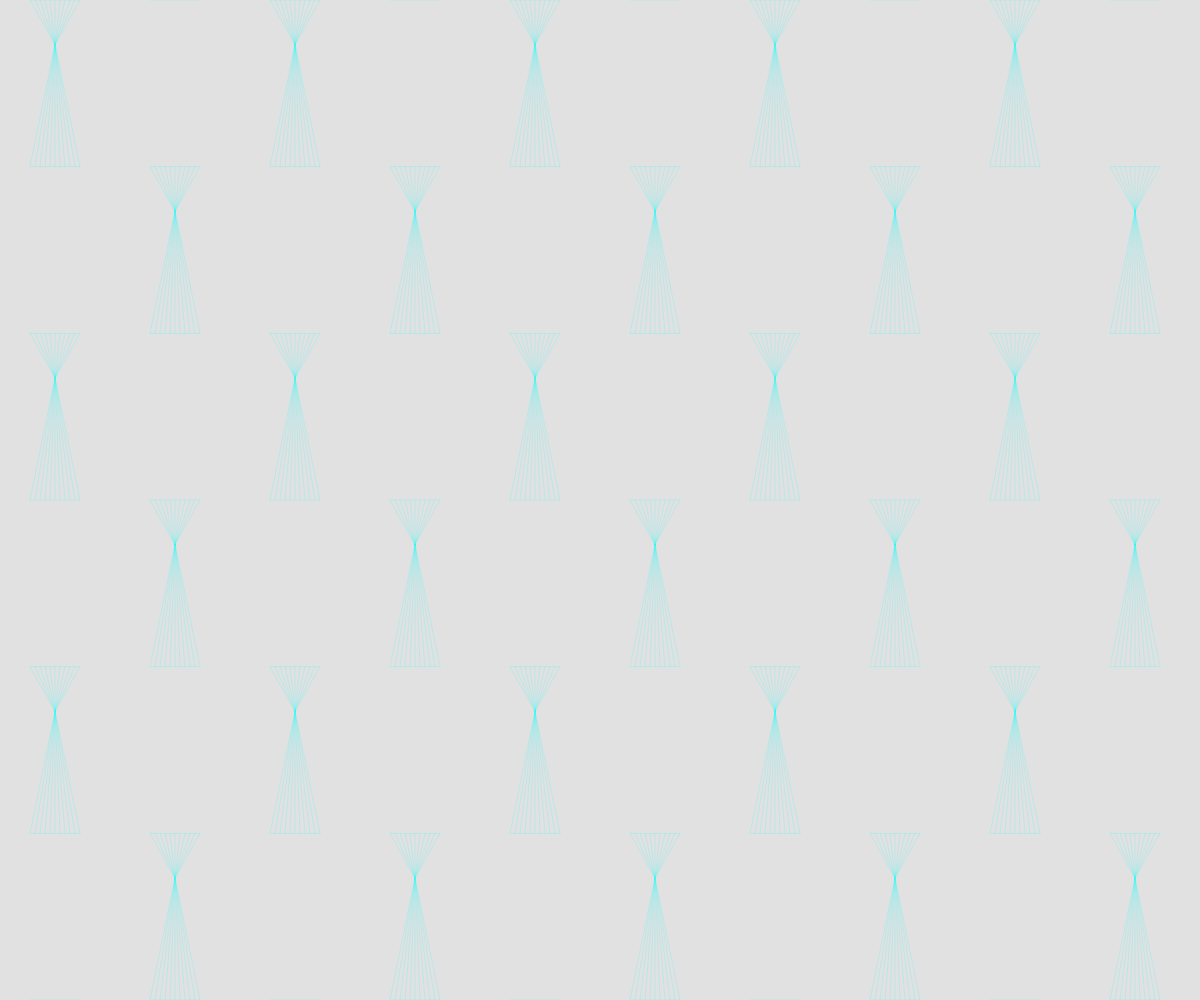
Frame 1 (no input)
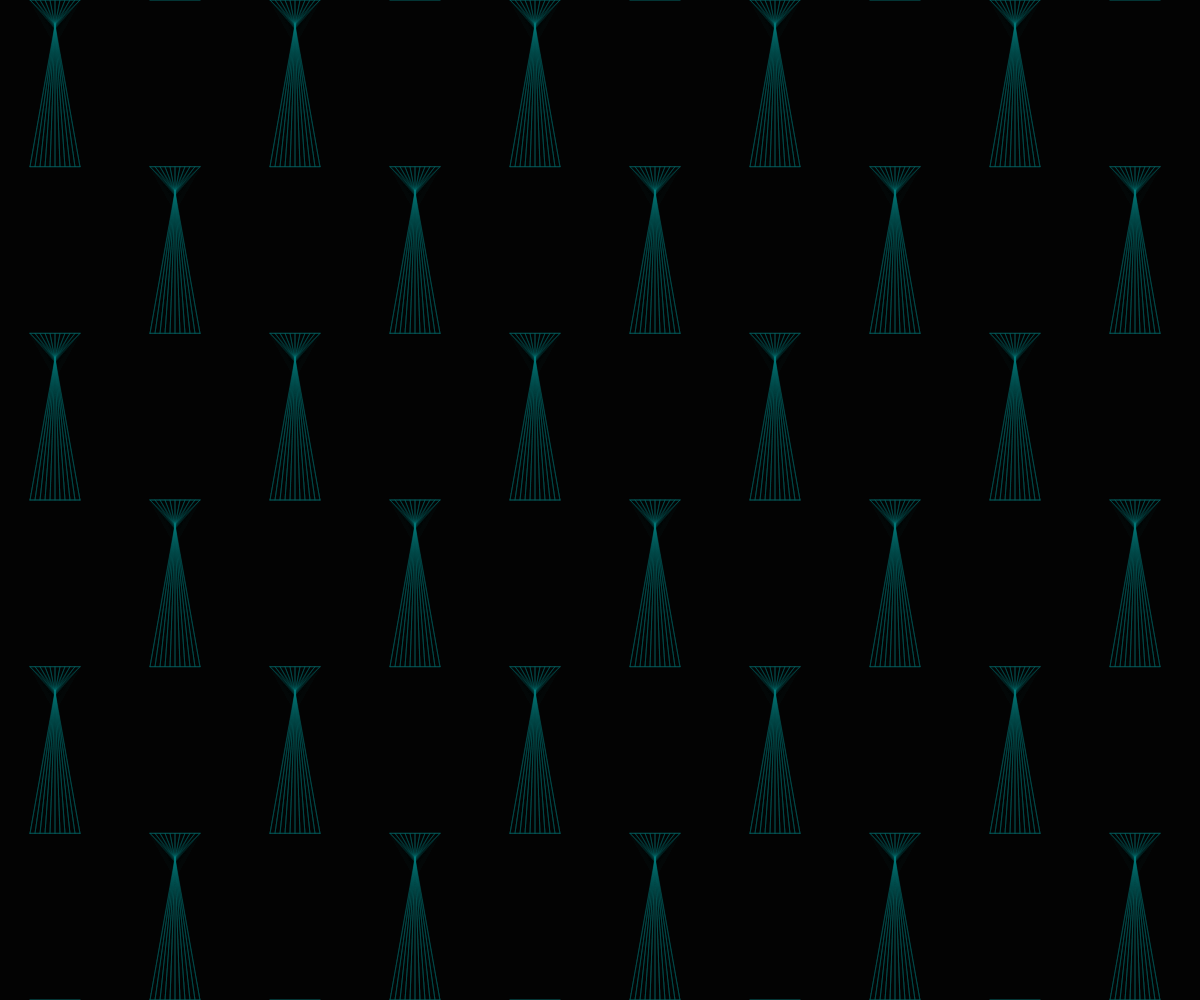
Frame 60 (no input)
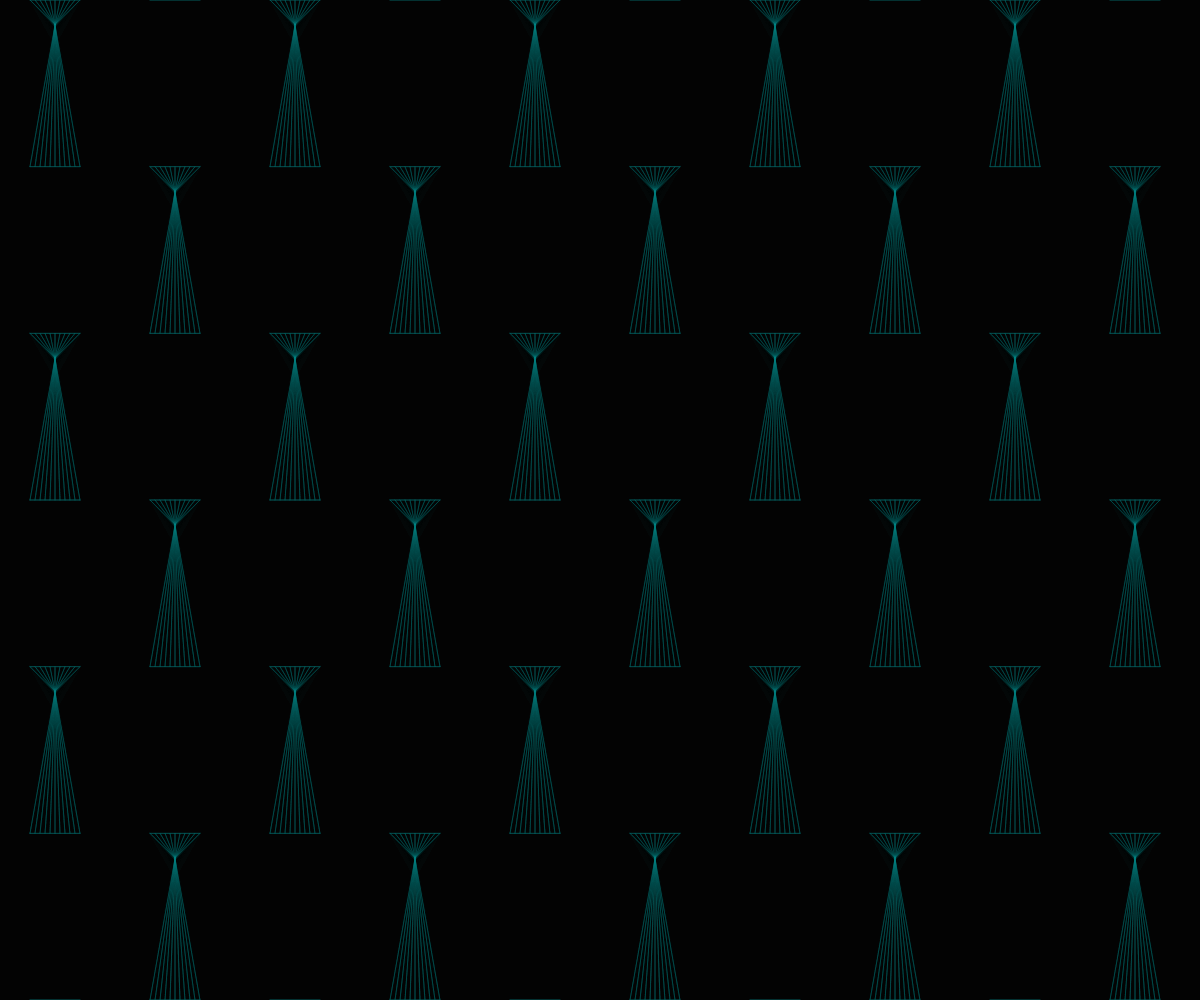
Frame 120 (the mouse pressed at the canvas centre since frame 60)

The p5.js sketch that drew these frames (run headless with seeded random() and noise() and a simulated clock; from frame 60 on, the mouse is pressed at the canvas centre):

// p5.js sketch
// ── sketch.js
function setup() {
  createCanvas(windowWidth, windowHeight);
}

function draw() {
  background(0, 30);
  var noiseY = noise(.01 * frameCount) * 400;

  var y1coord = map(noiseY, 0, height, 0, height / 6);
  var y2coord = map(noiseY, 0, height, height / 6, 2 * (height / 6));
  var y3coord = map(noiseY, 0, height, 2 * (height / 6), 3 * (height / 6));
  var y4coord = map(noiseY, 0, height, 3 * (height / 6), 4 * (height / 6));
  var y5coord = map(noiseY, 0, height, 4 * (height / 6), 5 * (height / 6));
  var y6coord = map(noiseY, 0, height, 5 * (height / 6), height);

  stroke(0, noiseY, noiseY, y1coord);

  for (let x = 30; x <= width + 100; x += width / 10) {
    for (let y = 0; y <= height + 100; y += height / 6) {
      line(x, y, x + 50, y);
    }
  }

  for (let x = 30; x <= width + 100; x += 2 * (width / 10)) {
    for (let i = x; i <= x + 50; i += 5) {
      line(i, 0, x + 25, y1coord);
    }
  }

  for (let x = 30 + (width / 10); x <= width + 100; x += 2 * (width / 10)) {
    for (let i = x; i <= x + 50; i += 5) {
      line(i, height / 6, x + 25, y2coord);
    }
  }

  for (let x = 30; x <= width + 100; x += 2 * (width / 10)) {
    for (let i = x; i <= x + 50; i += 5) {
      line(i, height / 6, x + 25, y1coord);
    }
  }

  for (let x = 30 + (width / 10); x <= width + 100; x += 2 * (width / 10)) {
    for (let i = x; i <= x + 50; i += 5) {
      line(i, (height / 6) * 2, x + 25, y2coord);
    }
  }

  for (let x = 30; x <= width + 100; x += 2 * (width / 10)) {
    for (let i = x; i <= x + 50; i += 5) {
      line(i, (height / 6) * 2, x + 25, y3coord);
    }
  }

  for (let x = 30 + (width / 10); x <= width + 100; x += 2 * (width / 10)) {
    for (let i = x; i <= x + 50; i += 5) {
      line(i, (height / 6) * 3, x + 25, y4coord);
    }
  }

  for (let x = 30; x <= width + 100; x += 2 * (width / 10)) {
    for (let i = x; i <= x + 50; i += 5) {
      line(i, (height / 6) * 3, x + 25, y3coord);
    }
  }

  for (let x = 30 + (width / 10); x <= width + 100; x += 2 * (width / 10)) {
    for (let i = x; i <= x + 50; i += 5) {
      line(i, (height / 6) * 4, x + 25, y4coord);
    }
  }

  for (let x = 30; x <= width + 100; x += 2 * (width / 10)) {
    for (let i = x; i <= x + 50; i += 5) {
      line(i, (height / 6) * 4, x + 25, y5coord);
    }
  }

  for (let x = 30 + (width / 10); x <= width + 100; x += 2 * (width / 10)) {
    for (let i = x; i <= x + 50; i += 5) {
      line(i, (height / 6) * 5, x + 25, y6coord);
    }
  }

  for (let x = 30; x <= width + 100; x += 2 * (width / 10)) {
    for (let i = x; i <= x + 50; i += 5) {
      line(i, (height / 6) * 5, x + 25, y5coord);
    }
  }
  for (let x = 30 + (width / 10); x <= width + 100; x += 2 * (width / 10)) {
    for (let i = x; i <= x + 50; i += 5) {
      line(i, height, x + 25, y6coord);
    }
  }

}
